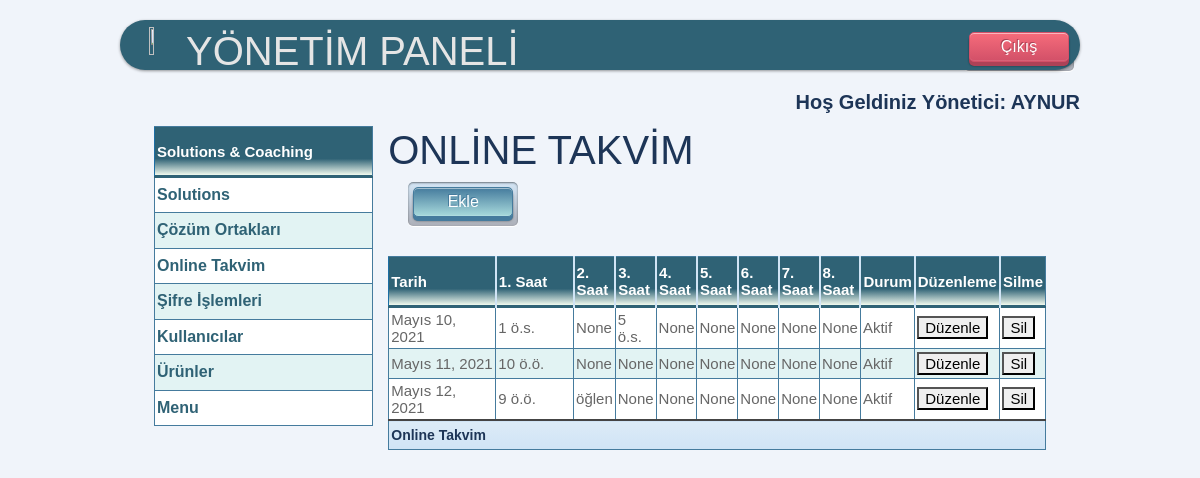
The app's page /yonetim/onlinetakvim/ (signed in) with its own data.
### mysite/models.py (models this page shows)
class OnlineTakvim(models.Model):
    id = models.IntegerField(primary_key=True)
    tarih = models.DateTimeField()
    saat0 = models.TimeField(blank=True, null=True, unique=False, verbose_name='1. Saat ')
    saat1 = models.TimeField(blank=True, null=True, verbose_name='2. Saat ')
    saat2 = models.TimeField(blank=True, null=True, verbose_name='3. Saat ')
    saat3 = models.TimeField(blank=True, null=True, verbose_name='4. Saat ')
    saat4 = models.TimeField(blank=True, null=True, verbose_name='5. Saat ')
    saat5 = models.TimeField(blank=True, null=True, verbose_name='6. Saat ')
    saat6 = models.TimeField(blank=True, null=True, verbose_name='7. Saat ')
    saat7 = models.TimeField(blank=True, null=True, verbose_name='8. Saat ')
    durum = models.BooleanField(blank=True, null=True, verbose_name='Aktif')
    class Meta:
        ordering = ['tarih']

### mysite/views.py (the view)
# urls.py: path('yonetim/onlinetakvim/', views.onlinetakvim_liste),
@login_required(login_url=settings.LOGIN_URL)
def onlinetakvim_liste(request):
    onlinetakvim = OnlineTakvim.objects.all()
    context = {
        'onlinetakvim': onlinetakvim,
    }
    return render(request, 'yonetim/online/liste.html', context)

### mysite/templates/yonetim/online/liste.html (shortened to what this page needs)
{% extends "yonetim/base.html" %}
{% block baslik %}ONLİNE TAKVİM{% endblock %}
{% block content %}
<div class="sol">
    {% if request.user.is_superuser %}
        <button type="button" onclick="btn_git()" class="push_button blue">Ekle</button>
    {% else %}
        <p></p>
    {% endif %}
</div>
<div>
</div>
<table class="blueTable" style="margin-top: 50px;">
    <thead>
    <tr>
        <th>Tarih</th>
        <th>1. Saat</th>
        <th>2. Saat</th>
        <th>3. Saat</th>
        <th>4. Saat</th>
        <th>5. Saat</th>
        <th>6. Saat</th>
        <th>7. Saat</th>
        <th>8. Saat</th>
        <th>Durum</th>
        <th>Düzenleme</th>
        <th>Silme</th>
    </tr>
    </thead>
    <tfoot>
    <td colspan="12" style="height:30px; color:#1D3557">Online Takvim</td>
    </tfoot>
    <tbody>
    <tr>
        {% for onlinetakvim in onlinetakvim %}
        <td>{{onlinetakvim.tarih.date}}</td>
        <td>{{onlinetakvim.saat0}}</td>
        <td>{{onlinetakvim.saat1}}</td>
        <td>{{onlinetakvim.saat2}}</td>
        <td>{{onlinetakvim.saat3}}</td>
        <td>{{onlinetakvim.saat4}}</td>
        <td>{{onlinetakvim.saat5}}</td>
        <td>{{onlinetakvim.saat6}}</td>
        <td>{{onlinetakvim.saat7}}</td>
        <td>{% if onlinetakvim.durum %}Aktif{% else %}Pasif{% endif %}</td>
        <td>
            <a href="/yonetim/onlinetakvim/duzenle/{{ onlinetakvim.id }}"><button>Düzenle</button></a>
        </td>
         {% if request.user.is_superuser %}
        <td>
            <a href="/yonetim/onlinetakvim/sil/{{ onlinetakvim.id }}"><button>Sil</button></a>
        </td>
        {% else %}
        <td>
            <a href="/yonetim/onlinetakvim/sil/{{ onlinetakvim.id }}" ><button disabled="disabled">Sil</button></a>
        </td>
        {% endif %}
    </tr>
    {% endfor %}
    </tbody>
</table>
{% endblock %}

### mysite/templates/yonetim/base.html (shortened to what this page needs)
{% load static %}
<html xmlns="http://www.w3.org/1999/html" xmlns="http://www.w3.org/1999/html" >
<head>
    <link href="https://cdn.jsdelivr.net/npm/bootstrap@5.0.0-beta1/dist/css/bootstrap.min.css" rel="stylesheet">
    <link href="{% static 'style.css' %}" rel="stylesheet" type="text/css" />
</head>
<body>
<div id="banner1">
        <div class="sol">
            <img src="/static/img/logo5.png" style="text-align: center; width: 50%; height: 80%; image-rendering: pixelated; margin">
        </div>
        <h1 style="color:#e5e5e5;" class="sol">YÖNETİM PANELİ</h1>
        <div class="sag">
            <button type="button" onclick="btn_cik()" class="push_button red"   >Çıkış</button>
        </div>
</div>
<div class="sag" style="font-weight: bold; color: #1D3557; margin-top:20px;">
    {% if request.user.is_superuser %}
        <label style="font-size:20px;" >Hoş Geldiniz Yönetici:</label>
        <label style="text-transform: uppercase; font-size:20px;"> {{request.user.username}} </label>
    {% else %}
        <label style="font-size:20px;" >Hoş Geldiniz Kullanıcı:</label>
        <label style="text-transform: uppercase; font-size:20px;">{{request.user.username}} </label>
    {% endif %}
</div>
<div style="width: 95%;" class="container" >
    <table class="blueTable" cellpadding="10" style="height:300px;">
            <thead><th>Solutions & Coaching </th></thead>
            <tr><th style=""><a href="/yonetim/solutions/"> Solutions</a></th></tr>
            <tr><th><a href="/yonetim/ekip/">Çözüm Ortakları</a></th></tr>
            <tr><th><a href="/yonetim/onlinetakvim/">Online Takvim</a></th></tr>
            <tr><th><a href="/sifre/">Şifre İşlemleri</a></th></tr>
            <tr><th><a href = "/yonetim/kullanici">Kullanıcılar</a> </th></tr>
            <tr><th><a href = "/yonetim/urun">Ürünler</a> </th></tr>
            <tr><th><a href = "/yonetim/menu">Menu</a> </th></tr>
    </table>
    <div>
        <h1 style="color: #1D3557">{%block baslik%}{% endblock%}</h1>
        {% block content %}{% endblock %}
    </div>
</div>
</body>
</html>

### records on screen
OnlineTakvim: tarih "Mayıs 10, 2021", saat0 "1 ö.s.", saat1 "None", saat2 "5 ö.s.", saat3 "None", saat4 "None", saat5 "None", saat6 "None", saat7 "None", durum "Aktif"
OnlineTakvim: tarih "Mayıs 11, 2021", saat0 "10 ö.ö.", saat1 "None", saat2 "None", saat3 "None", saat4 "None", saat5 "None", saat6 "None", saat7 "None", durum "Aktif"
OnlineTakvim: tarih "Mayıs 12, 2021", saat0 "9 ö.ö.", saat1 "öğlen", saat2 "None", saat3 "None", saat4 "None", saat5 "None", saat6 "None", saat7 "None", durum "Aktif"

### other values on screen
{{ request.user.username }} "AYNUR"
